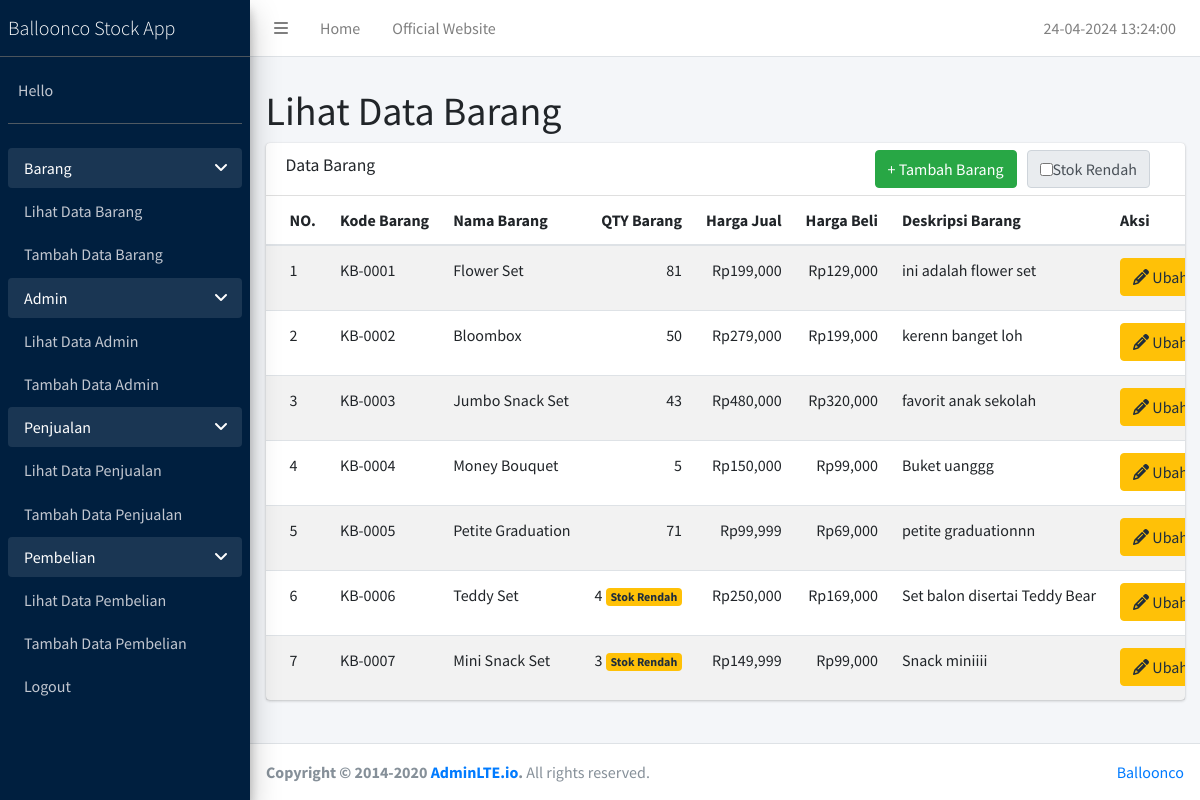
The page /lihat-barang.php on the database its author committed.
### tables this page shows
CREATE TABLE `barang` (
  `id_barang` int(11) NOT NULL,
  `kode_barang` text NOT NULL,
  `nama_barang` varchar(50) NOT NULL,
  `qty_barang` int(50) NOT NULL,
  `harga_barang` int(50) NOT NULL,
  `harga_beli` int(50) NOT NULL,
  `deskripsi_barang` varchar(50) NOT NULL
);

### lihat-barang.php (the view, shortened to what this page needs)
<?php
include 'koneksi.php';
?>
<?php
include 'header.php';
?>
<body class="hold-transition sidebar-mini layout-fixed">
<div class="wrapper">
<?php
include 'menu-bar.php';
?>
<div class="content-wrapper">
  <div class="content-header">
  </div>
    <section class="content">
        <div class="container-fluid">
            <div class="row">
                <div class="col-12">
                    <h1>Lihat Data Barang</h1>
                    <div class="card">
                        <div class="card-header">
                            <h3 class="card-title">Data Barang</h3>
                            <div class="card-tools">
                                <div class="input-group input-group-sm" style="width: 300px;">
                                    <div class="d-flex">
                                        <div>
                                            <button onclick="location.href='input-barang.php';" type="button" class="btn btn-block btn-success btn-md"> + Tambah Barang</button>
                                        </div>
                                        <div class="input-group-append" style="margin-left: 10px;">
                                            <div class="input-group-text">
                                                <input type="checkbox" id="lowStockCheckbox">
                                                <label class="form-check-label" for="lowStockCheckbox">Stok Rendah</label>
                                            </div>
                                        </div>
                                    </div>
                                </div>
                            </div>
                        </div>
                        <div class="card-body table-responsive p-0">
                            <table class="table table-striped table-hover text-nowrap">
                                <thead>
                                    <tr>
                                        <th>NO.</th>
                                        <th>Kode Barang</th>
                                        <th>Nama Barang</th>
                                        <th class="text-right">QTY Barang</th>
                                        <th class="text-right">Harga Jual</th>
                                        <th class="text-right">Harga Beli</th>
                                        <th>Deskripsi Barang</th>
                                        <th>Aksi</th>
                                    </tr>
                                </thead>
                                <tbody>
                                    <?php
                                        $query = mysqli_query($koneksi, "SELECT * FROM barang");
                                        $no = 1;
                                        while ($data = mysqli_fetch_array($query)) {
                                            $stock_status = '';
                                            if ($data['qty_barang'] < 5) {
                                                $stock_status = '<span class="badge bg-warning">Stok Rendah</span>';
                                            }
                                    ?>
                                    <tr>
                                        <td><?php echo $no; ?></td>
                                        <td><?php echo $data['kode_barang']; ?></td>
                                        <td><?php echo $data['nama_barang']; ?></td>
                                        <td class="text-right"><?php echo $data['qty_barang']; ?> <?php echo $stock_status; ?></td>
                                        <td class="text-right"><p>Rp<?php echo number_format($data['harga_barang']); ?></p></td>
                                        <td class="text-right"><p>Rp<?php echo number_format($data['harga_beli']); ?></p></td>
                                        <td><?php echo $data['deskripsi_barang']; ?></td>
                                        <td>
                                            <a class="btn btn-warning btn-md" href="edit-barang.php?id=<?php echo $data['id_barang']; ?>">
                                            <i class="fas fa-pencil-alt"></i> Ubah Data </a>
                                        </td>
                                    </tr>
                                    <?php
                                        $no++;
                                        }
                                    ?>
                                </tbody>
                            </table>
                        </div>
                    </div>
                </div>
            </div>
        </div>
    </section>
</div>
<?php
include 'footer.php';
?>
</body>

### rows shown on the page
barang: kode_barang "KB-0001", nama_barang "Flower Set", qty_barang "81", harga_barang "199,000", harga_beli "129,000", deskripsi_barang "ini adalah flower set"
barang: kode_barang "KB-0002", nama_barang "Bloombox", qty_barang "50", harga_barang "279,000", harga_beli "199,000", deskripsi_barang "kerenn banget loh"
barang: kode_barang "KB-0003", nama_barang "Jumbo Snack Set", qty_barang "43", harga_barang "480,000", harga_beli "320,000", deskripsi_barang "favorit anak sekolah"
barang: kode_barang "KB-0004", nama_barang "Money Bouquet", qty_barang "5", harga_barang "150,000", harga_beli "99,000", deskripsi_barang "Buket uanggg"
barang: kode_barang "KB-0005", nama_barang "Petite Graduation", qty_barang "71", harga_barang "99,999", harga_beli "69,000", deskripsi_barang "petite graduationnn"
barang: kode_barang "KB-0006", nama_barang "Teddy Set", qty_barang "4", shows "Stok Rendah", harga_barang "250,000", harga_beli "169,000", deskripsi_barang "Set balon disertai Teddy Bear"
barang: kode_barang "KB-0007", nama_barang "Mini Snack Set", qty_barang "3", shows "Stok Rendah", harga_barang "149,999", harga_beli "99,000", deskripsi_barang "Snack miniiii"
